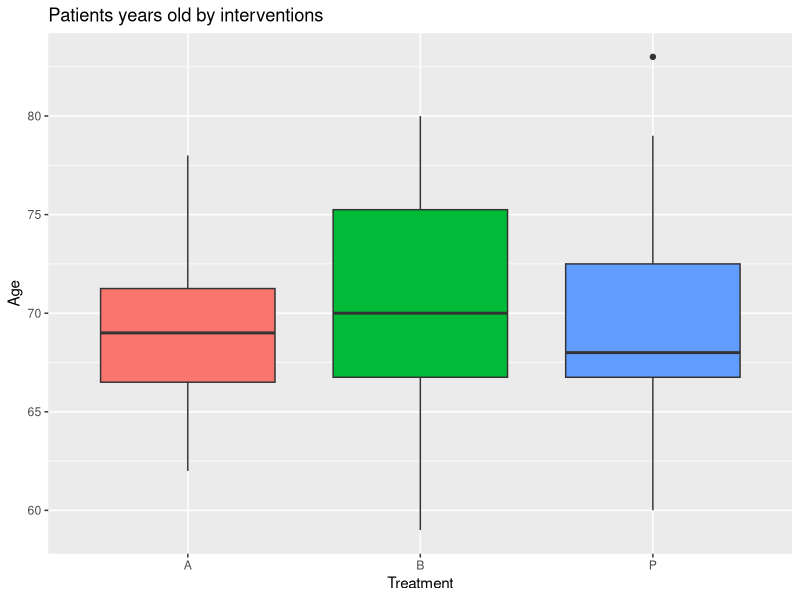
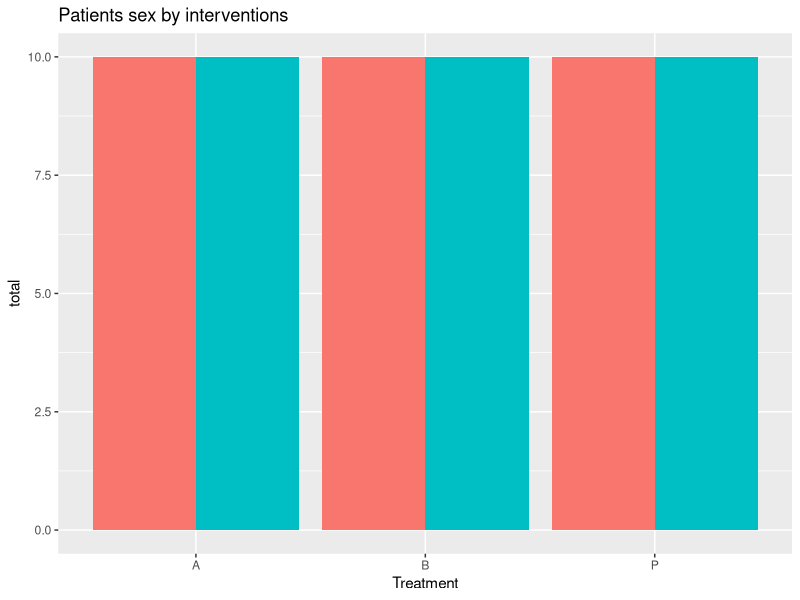
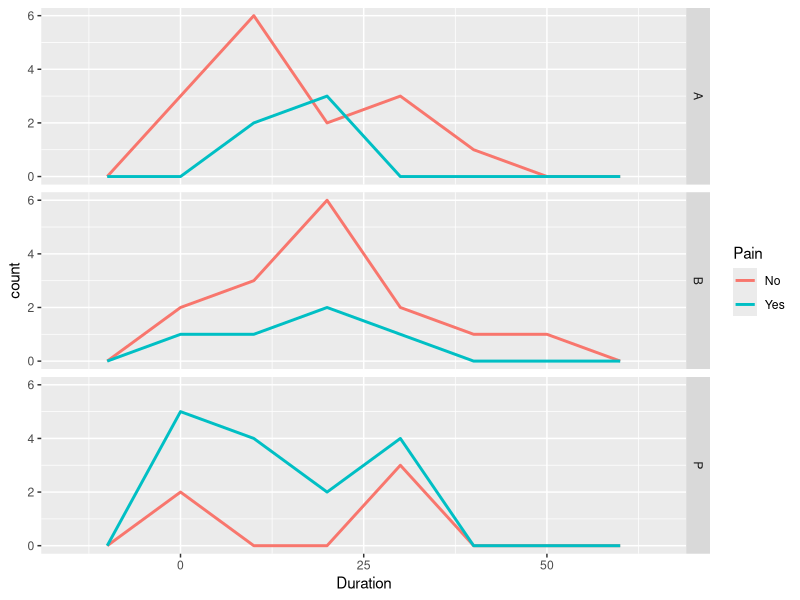

Here is the R script that generated these plots, in order:
library(emmeans)
library(tidyverse)
emmeans::neuralgia 

neuralgia |>
  ggplot(aes(x=Treatment,y=Age,fill=Treatment)) +
  geom_boxplot()+
  labs(title = "Patients years old by interventions") +
  theme(
    legend.position = 'none'
  )

neuralgia |>
  group_by(Treatment,Sex) |> 
  summarise(total=n()) |> 
  ggplot(aes(x=Treatment,y=total,fill=Sex)) +
  geom_col(position ='dodge' )+
  labs(title = "Patients sex by interventions") +
  theme(
    legend.position = 'none'
  )

neuralgia |> 
  ggplot(aes(x=Duration,color=Pain)) +
  geom_freqpoly(binwidth=10, size=1) +
  facet_grid(rows=vars(Treatment)) 
